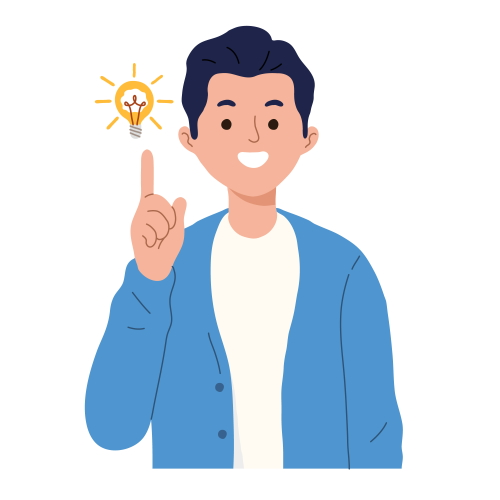
#> input picture 6_opencv-resizing/kindo.jpg, 500 x 500 px
$ python opencv_resize.py
#> lines starting #> are read from the running program, lines starting #| are printed output that depends on the picture
# Cara penggunaan, ketik perintah berikut pada terminal👇
# python opencv_resize.py

# import packages yang diperlukan
import argparse

# install imutils 👉 pip install imutils
import imutils
import cv2

# Membuat parser argumen dan parsing argumen
ap = argparse.ArgumentParser()
ap.add_argument("-i", "--image", type=str, default="kindo.jpg",
	help="path to the input image")
args = vars(ap.parse_args())

# Memuat/me-load gambar dan menampilkannya ke layar
image = cv2.imread(args["image"])
#> image is the input picture: shape (500, 500, 3); mean B, G, R 231.9, 222.2, 213.3
cv2.imshow("Original", image)
cv2.waitKey(0)

# Merubah ukuran lebar gambar menjadi 150 piksel,
# tapi untuk mencegah gambar menjadi miring/distorsi, pertama-tama kita
# harus menghitung rasio lebar baru dengan lebar lama
r = 150.0 / image.shape[1]
#> r = 0.3
dim = (150, int(image.shape[0] * r))
#> dim = (150, 150)

# Melakukan pengubahan ukuran gambar yang sebenarnya
resized = cv2.resize(image, dim, interpolation=cv2.INTER_AREA)
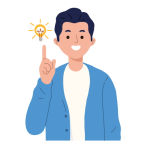
#> resized: shape (150, 150, 3); mean B, G, R 231.9, 222.2, 213.3
cv2.imshow("Resized (Width)", resized)
cv2.waitKey(0)

# Merubah ukuran tinggi gambar sebesar 50 piksel dengan
# memperhitungkan aspek rasio gambar
r = 50.0 / image.shape[0]
#> r = 0.1
dim = (int(image.shape[1] * r), 50)
#> dim = (50, 50)

# Melakukan pengubahan ukuran gambar yang sebenarnya
resized = cv2.resize(image, dim, interpolation=cv2.INTER_AREA)
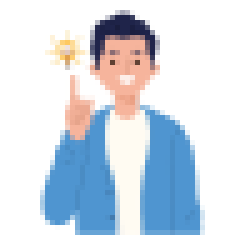
#> resized: shape (50, 50, 3) (shown 5 times larger); mean B, G, R 231.9, 222.2, 213.3
cv2.imshow("Resized (Height)", resized)
cv2.waitKey(0)

# calculating the ratio each and every time we want to resize an
# image is a real pain, so let's use the imutils convenience
# function which will *automatically* maintain our aspect ratio
# for us

# Menghitung rasio setiap kali kita ingin mengubah ukuran gambar
# sangat merepotkan, jadi mari kita gunakan fungsi Imutils
# yang akan *secara otomatis* menjaga aspek rasio
resized = imutils.resize(image, width=100)
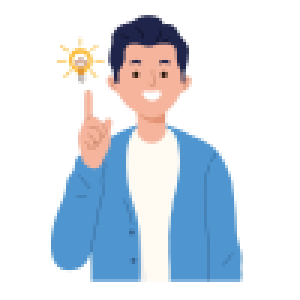
#> resized: shape (100, 100, 3) (shown 3 times larger); mean B, G, R 231.9, 222.2, 213.3
cv2.imshow("Resized via imutils", resized)
cv2.waitKey(0)

# Membuat daftar metode interpolasi di OpenCV
methods = [
	("cv2.INTER_NEAREST", cv2.INTER_NEAREST),
	("cv2.INTER_LINEAR", cv2.INTER_LINEAR),
	("cv2.INTER_AREA", cv2.INTER_AREA),
	("cv2.INTER_CUBIC", cv2.INTER_CUBIC),
	("cv2.INTER_LANCZOS4", cv2.INTER_LANCZOS4)]

# Ulangi metode interpolasi
for (name, method) in methods:
	#tingkatkan ukuran gambar sebanyak 3x menggunakan metode
	# interpolasi saat ini
	print("[INFO] {}".format(name))
	resized = imutils.resize(image, width=image.shape[1] * 3,
		inter=method)
	cv2.imshow("Method: {}".format(name), resized)
	cv2.waitKey(0)

	# Referensi: pyimagesearch
